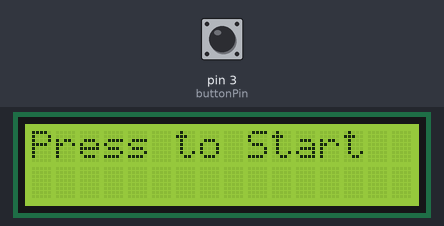
The sketch below on a simulated Arduino Uno, built with avr-gcc and run on an emulated ATmega328P. Parts: 16×2 character LCD. The inputs (shaded band) are chosen by the test bench; at power-on: pin 3 (buttonPin) LOW. Random numbers use the default seed unless the sketch sets one; what the sketch prints to the serial monitor is not drawn.

Above: at 0.27 s.

Measured:
- by itself, everything shown: repeats every 3.4 s, in 3 steps

The sketch:

La10MatthewIulianella.ino
```cpp
// Author: Matthew Iulianella
// Student Number: 2231994
// Date: 4/1/2026
// Lab Name: Lab Procedure #10: Visualization

#include <LiquidCrystal.h>  // Include the LiquidCrystal library for the LCD

// Define the pin connected to the pushbutton
const int buttonPin = 3;

// Define the LCD pin connections: RS, Enable, Data4, Data5, Data6, Data7
const int rs = 7, en = 8, d4 = 9, d5 = 10, d6 = 11, d7 = 12;

LiquidCrystal lcd(rs, en, d4, d5, d6, d7);  // Create an LCD object

void reactionGame() {
  lcd.clear();    // Clear the LCD screen
  lcd.print("Get Ready"); // Inform the player to get ready

  // Generate a random delay between 3 to 6 seconds (3000-6000 ms) ...
  // Use the function random(); to help achieve that. Look it up how it works.
  // !!! ENTER THE CODE HERE !!!
  int randNum= random(3,6); // Using the random function to generate a random delay


  lcd.clear();
  lcd.print("Press NOW!");  // Ask the player to press the button as fast as possible
  delay(randNum);


  unsigned long startTime = millis();  // Record the time right button press

  // Don’t worry about how this works, only that the code below waits until ...
  // the player presses the button.
  while (digitalRead(buttonPin) == HIGH) {
    // This keeps running until the player reacts and presses the button
  }

  // Use the start time recorded above (startTime) and the current time to ...
  // calculate how long the player took to press the button.
  unsigned long reactionTime = millis() - startTime; // millis() is current time and it gets subtracted by startTime

  // Display the reaction time on the LCD
  lcd.clear();
  lcd.print("Your time:");
  lcd.setCursor(0, 1);         // Move to the second row
  lcd.print(reactionTime);     // Show the reaction time in milliseconds
  lcd.print(" ms");
  Serial.println(reactionTime); // Needed to have the serial monitor display the same value

  delay(3000);  // Keep the result displayed for 3 seconds before restarting
}

void setup() {
  pinMode(buttonPin,INPUT);     // Set the button pin as input
  lcd.begin(16,2);             // Initialize LCD type (x columns, y rows)
  Serial.begin(9600);          // Start Serial Monitor for debugging output
  randomSeed(analogRead(0));   // Seed the random number generator
}

void loop() {
  lcd.clear();                 // Clear the LCD screen
  lcd.print("Press to Start"); // Display instruction to the player
  delay(200); // Small delay

  // Just waiting here until the player presses the button (HIGH to LOW)
  while (digitalRead(buttonPin) == HIGH) {} // DONT WORRY HOW THIS WORKS NOW

  // Small delay to remove mechanical button bounce noise
  delay(200);

  // Call the function that runs the reaction timer game
  reactionGame(); // Need to be defined!!!
}
```
